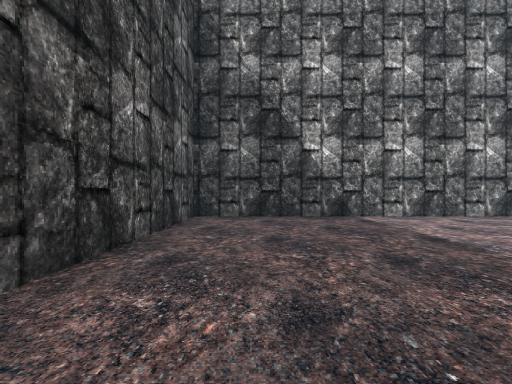
view 1 (above)

23 first-person views from a walk through a Godot game level. The camera is 1.2 m above the floor, looks level and sees 90° across. The floor is counted in squares, 2 m on a side. Each view is taken from the middle of a square. On the plan, view 1 faces up. The plan holds only what a view shows up to about 9 squares ahead; the rest is blank. The place goes on beyond the plan. Characters and animated objects are not drawn.

view 2
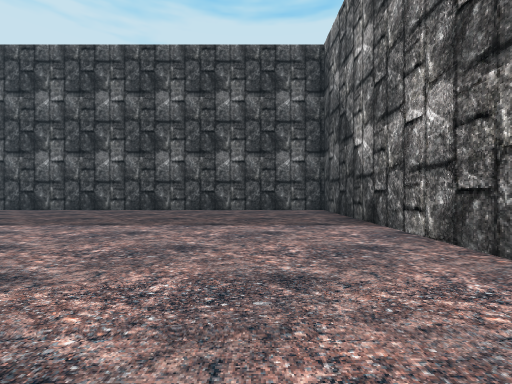

view 3
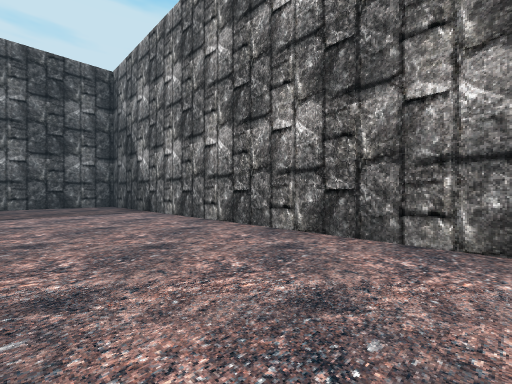

view 4
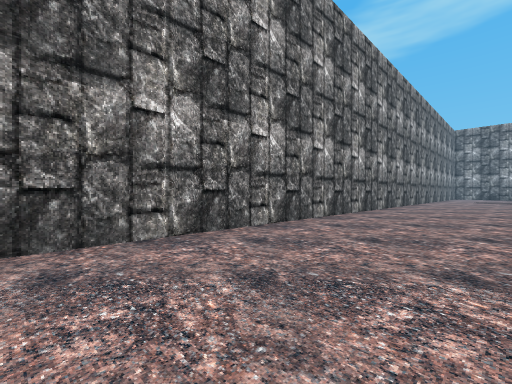

view 5
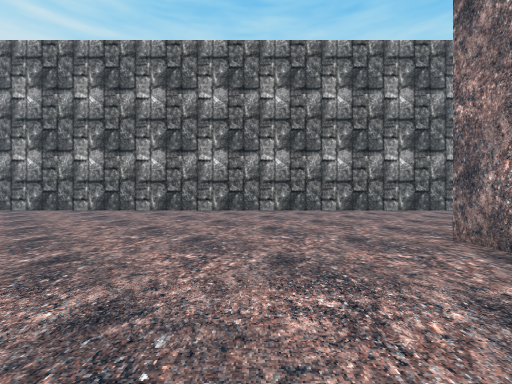

view 6
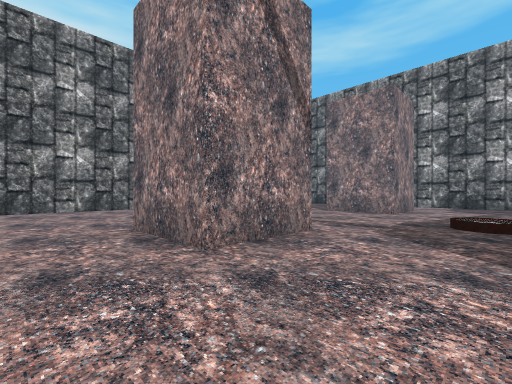

view 7
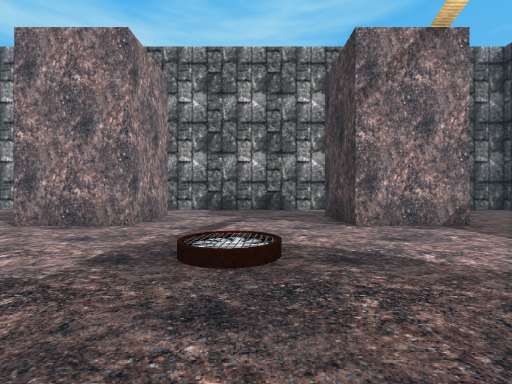

view 8
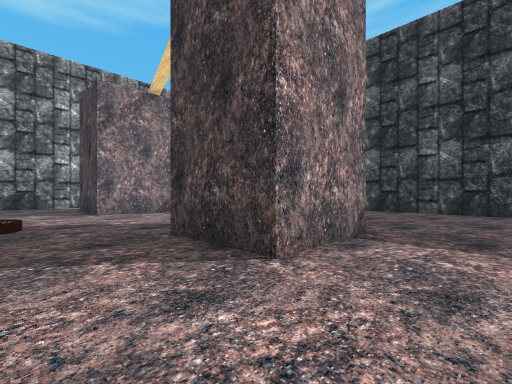

view 9
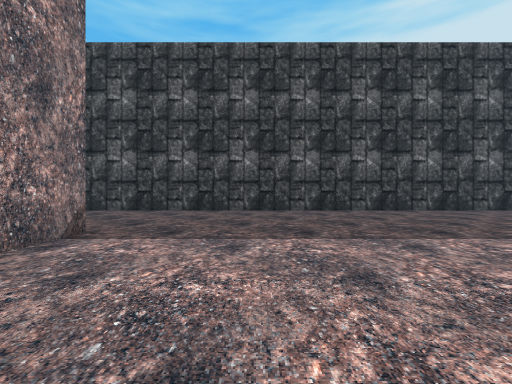

view 10
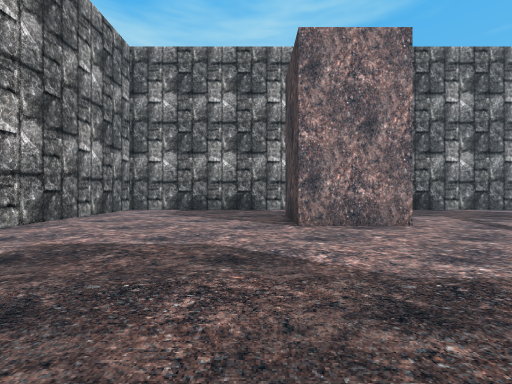

view 11
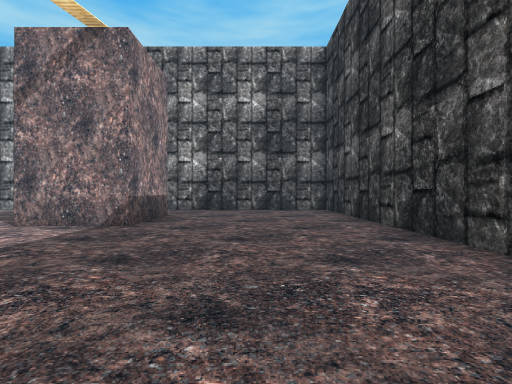

view 12
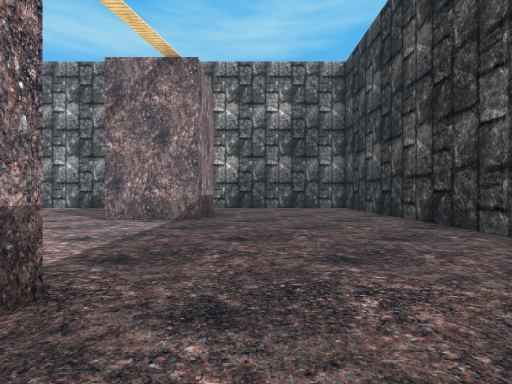

view 13
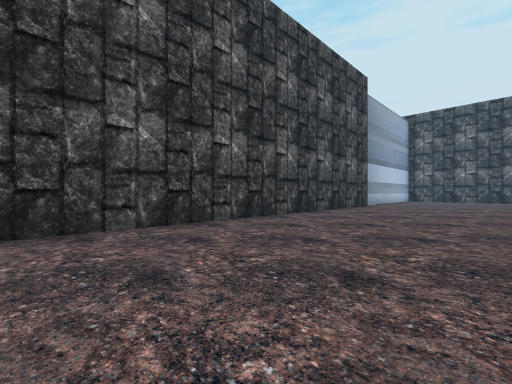

view 14
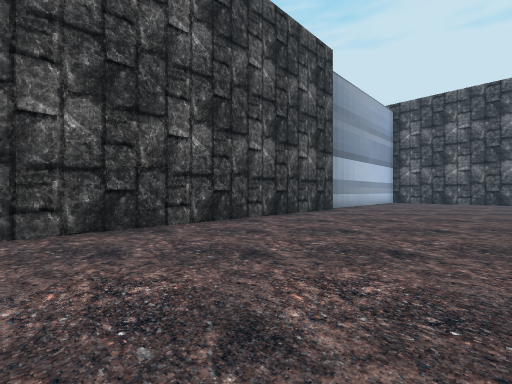

view 15
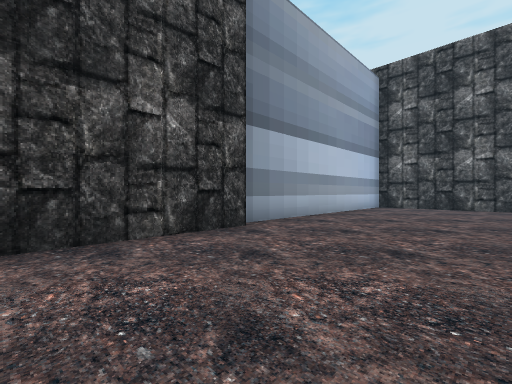

view 16
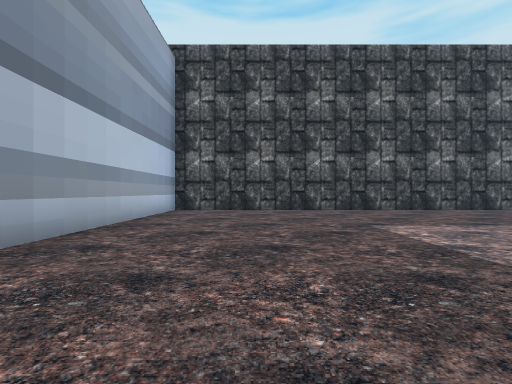

view 17
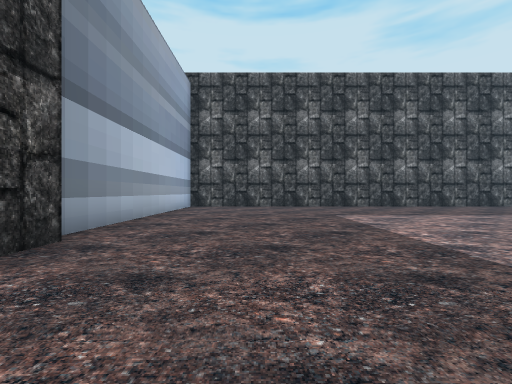

view 18
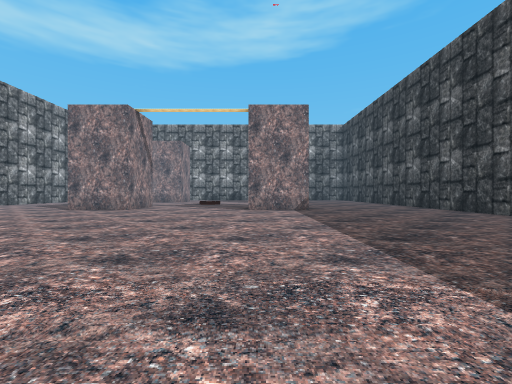

view 19
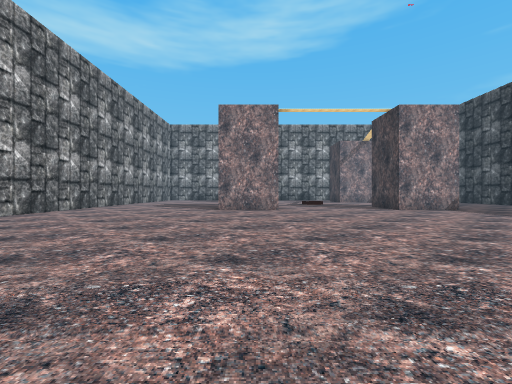

view 20
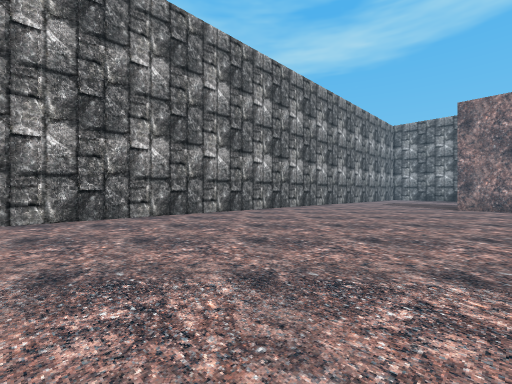

view 21
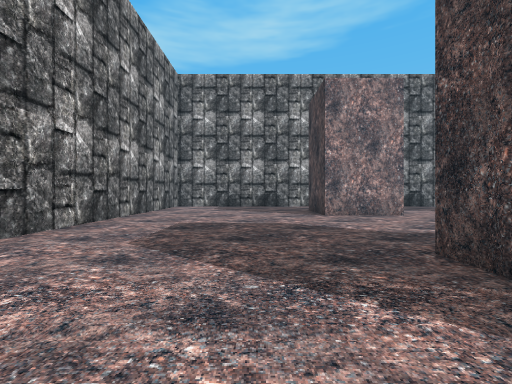

view 22
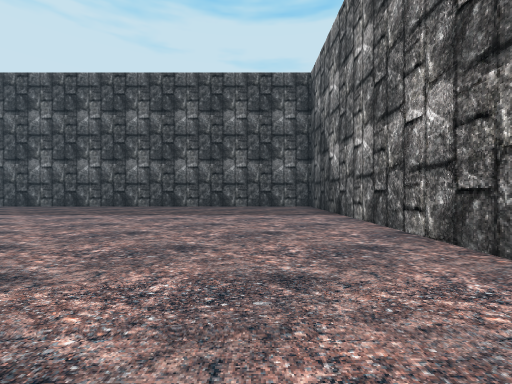

view 23
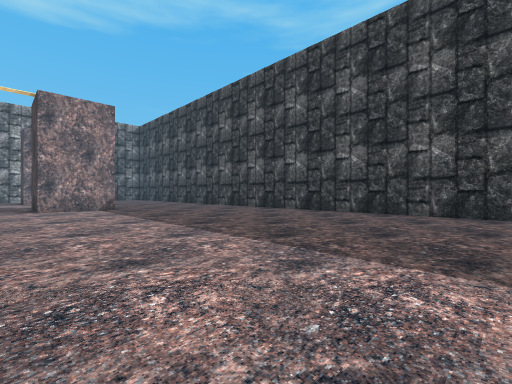

### Floor plan
Points are (right, up) in squares from view 1. A wall is a line through its corners. A room is listed if a view was taken in it or the views show most of it. See-through windows are left out.
Room 1 (views 1, 2, 3, 4, 5, 6, 7, 8, 9, 10, 11, 12, 13, 14, 15, 16, 17, 18, 19, 20, 21, 22, 23)
walls: (23.5, -6.9) (23.5, -4.8) (25.5, -4.8); (24.8, 1.2) (25.5, 1.2); (25.5, -0.8) (23.5, -0.8) (23.5, 1.2); (5.9, -11.4) (33.6, -11.4) (33.6, 6.2) (-1.5, 6.2) (-1.5, -11.7) (5.6, -11.7); (31.5, -0.8) (29.5, -0.8) (29.5, 1.2) (31.5, 1.2); (31.5, -6.8) (29.5, -6.8) (29.5, -4.8) (31.5, -4.8)

Where each view was taken, in squares from view 1:
view 1: 0 up, 0 right, facing up
view 2: 4 up, 7 right, facing left
view 3: 3 up, 10 right, facing up-left
view 4: 3 up, 8 right, facing up-right
view 5: 2 down, 21 right, facing up
view 6: 3 down, 22 right, facing up-right
view 7: 3 down, 25 right, facing right
view 8: 3 down, 22 right, facing down-right
view 9: 3 down, 21 right, facing down
view 10: 2 up, 25 right, facing right
view 11: 9 down, 25 right, facing right
view 12: 8 down, 24 right, facing right
view 13: 7 down, 17 right, facing down-left
view 14: 7 down, 14 right, facing down-left
view 15: 8 down, 9 right, facing down-left
view 16: 9 down, 7 right, facing left
view 17: 9 down, 9 right, facing left
view 18: 5 down, 15 right, facing right
view 19: 0 up, 15 right, facing right
view 20: 0 up, 13 right, facing up-right
view 21: 3 up, 23 right, facing right
view 22: 4 up, 9 right, facing left
view 23: 4 down, 14 right, facing down-right
